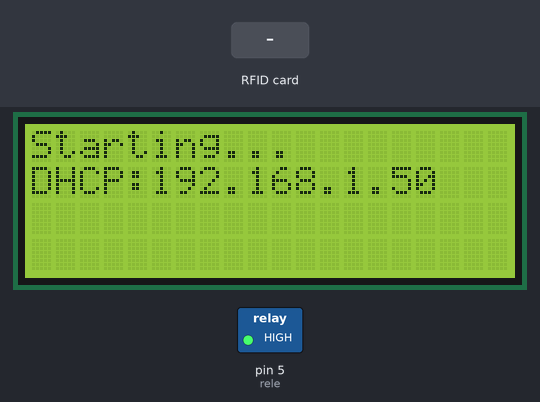
Recording of a sketch running on a simulated Arduino Uno, built with avr-gcc and run on an emulated ATmega328P. Parts: 20×4 character LCD, switched loads named in the sketch (green lamp = pin HIGH). Inputs (shaded band) come from the test bench. WiFi joins after 1.5 s; servers stay silent unless stated; uploads are accepted with an empty reply; pins used as bus, display or sensor lines are not drawn.

Above: at 1.7 s.
At 7.8 s:
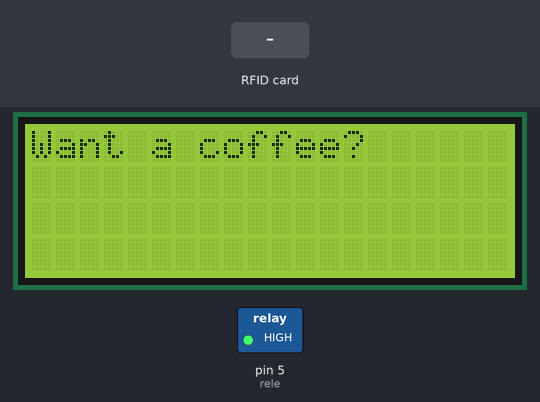
7.9 s: RFID card 5E 7A 19 C4 held to the reader
At 9.0 s:
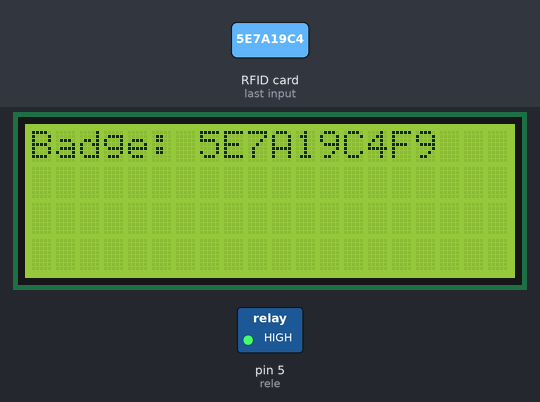
Timing chart, 0 to 10.9 s (numbered marks = the images above; inputs shaded):
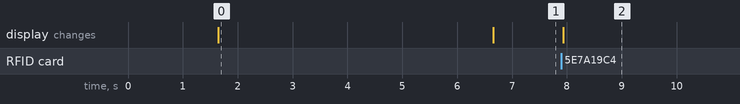

Measured:
- after the input at 7.9 s, the display: changes at once (image 2)
- what the display in image 0 shows lasts 5.1 s, from 1.6 s to 6.7 s

The sketch:

reader.ino
```cpp
/*
Con questo sketch è possibile fare attivare un relè
al passaggio di una tessera magnetica sul lettore RFID usando un server online per la validazione del badge.
Lo script, tramite lo shield ethernet, effettuerà una richiesta al server http://[your-server]/track?card=[ID-card] per ogni badge letto.
Il server dovrà rispondere "RESULT:3" dove il numero indica il numero di accessi rimanenti. Se sarà magggiore di zero verrà abilitato il relè

Autore Pasqui Andrea

PINOUT:

RC522 MODULO    Uno/Nano
SDA             D10
SCK             D13
MOSI            D11
MISO            D12
IRQ             N/A
GND             GND
RST             D9
3.3V            3.3V

Relè al Pin 5
*/

#include <SPI.h>
#include <Ethernet.h>
#include <RFID.h>
#include <Wire.h>
#include <LiquidCrystal_I2C.h>


/* Vengono definiti PIN del RFID reader*/
#define SDA_DIO 7  // Pin 53 per Arduino Mega
#define RESET_DIO 9
#define delayRead 1000 // Tempo
#define delayLed 2000
#define ledVerde 3
#define ledRosso 3
#define rele 5

#define Eth_cs  10
#define SD_cs  4


/* Viene creata una istanza della RFID libreria */
RFID RC522(SDA_DIO, RESET_DIO);
  // inserire tutti i codici esadecimali delle schede magnetiche riconosciute

LiquidCrystal_I2C lcd(0x27,20,4);  // set the LCD address to 0x27 for a 16 chars and 2 line display


int loopStatus = 0;


// Enter a MAC address for your controller below.
// Newer Ethernet shields have a MAC address printed on a sticker on the shield
byte mac[] = { 0xDE, 0xAD, 0xBE, 0xEF, 0xFE, 0xED };

// if you don't want to use DNS (and reduce your sketch size)
// use the numeric IP instead of the name for the server:
//IPAddress server(91,134,164,10);  // numeric IP for Google (no DNS)
IPAddress server(10,0,0,2);  // numeric IP for Google (no DNS)
//char server[] = "coffee.holocron.it";    // name address for Google (using DNS)

// Set the static IP address to use if the DHCP fails to assign
IPAddress ip(10, 0, 0, 101);
IPAddress myDns(10, 0, 0, 1);

// Initialize the Ethernet client library
// with the IP address and port of the server
// that you want to connect to (port 80 is default for HTTP):
EthernetClient client;

// Variables to measure the speed
unsigned long beginMicros, endMicros;
unsigned long byteCount = 0;
bool printWebData = true;  // set to false for better speed measurement


void setup()
{

  lcd.init();

  lcd.backlight();
  lcd.setCursor(0,0);
  lcd.print("Starting...");

  pinMode(Eth_cs,OUTPUT);
  pinMode(SD_cs,OUTPUT);
  pinMode(rele,OUTPUT);

  //Serial.begin(9600);

  digitalWrite( SDA_DIO, HIGH );
  digitalWrite( Eth_cs, HIGH );
  digitalWrite( SD_cs, HIGH );
  digitalWrite( rele , HIGH );

  SPI.begin();

  //Serial.println("Setup RFID");

  enableRFID();

  RC522.init();

  //Serial.println("Setup Ethenet");

  enableETH();

  Ethernet.init(10);


  lcd.setCursor(0,1);
  if (Ethernet.begin(mac) == 0) {

    //Serial.println("Failed to configure Ethernet using DHCP");
    lcd.print("Error DHCP");
    // Check for Ethernet hardware present
    if (Ethernet.hardwareStatus() == EthernetNoHardware) {
      lcd.print("No Ethernet");
      while (true) {
        delay(1); // do nothing, no point running without Ethernet hardware
      }
    }
    if (Ethernet.linkStatus() == LinkOFF) {
      lcd.print("No Ethernet Cable");
    }
    // try to congifure using IP address instead of DHCP:
    Ethernet.begin(mac, ip, myDns);
  } else {
    lcd.print("DHCP:");
    lcd.print(Ethernet.localIP());
  }

  // give the Ethernet shield a second to initialize:
  delay(5000);
  lcd.clear();

  enableRFID();

  loopStatus = 1;

  lcd.setCursor(0,0);
  lcd.print("Want a coffee?");
}

void loop()
{
  /* Temporary loop counter */


  byte i;

  // Se viene letta una tessera
  if (RC522.isCard() && loopStatus == 1)
  {
    // Viene letto il suo codice
    RC522.readCardSerial();
    String codiceLetto ="";

    lcd.clear();
    lcd.print("Badge: ");
    // Viene caricato il codice della tessera, all'interno di una Stringa
    for(i = 0; i <= 4; i++)
    {
      codiceLetto+= String (RC522.serNum[i],HEX);
      codiceLetto.toUpperCase();
    }
    lcd.print(codiceLetto);

    enableETH();

   if (client.connect(server, 80)) {
      //Serial.print("connected to ");
      //Serial.println(client.remoteIP());
      // Make a HTTP request:
      client.print("GET /track?card=");
      client.print(codiceLetto);
      client.println(" HTTP/1.1");
      client.println("Host: your.server.com");
      client.println("Connection: close");
      client.println();
      loopStatus = 2;
    } else {
      // if you didn't get a connection to the server:
       lcd.print("Err Server");
    }

  delay(delayRead);
  }

  if( loopStatus == 2 ){

    int len = client.available();
    if (len > 0) {

        byte responseBuffer[80];
        if (len > 80) len = 80;
        client.read(responseBuffer, len);
        String bufferString;

        for (int k=0; k <= len; k++){ bufferString += (char)responseBuffer[k]; }

        int posInStr = bufferString.indexOf("RESULT:");
        if( posInStr != -1 ){
            String avalableCoffee = bufferString.substring( (posInStr+7) , (posInStr+9) );
            processResult( avalableCoffee.toInt() );
        }
    }

    if (!client.connected()) {
        loopStatus = 1;
        //Serial.println("disconnected");
    }
  }

}


// Questa funzione verifica se il codice Letto è autorizzato
boolean verificaCodice(String codiceLetto, String codiceAutorizzato){
  if(codiceLetto.equals(codiceAutorizzato)){
    return true;
  }else{
    return false;
  }
}


// Questa funzione permette di accendere un LED per un determinato periodo
void accendiLed(int ledPin){
  digitalWrite(ledPin,HIGH);
  delay(delayLed);
  digitalWrite(ledPin,LOW);
}


void enableETH(){

  digitalWrite( SDA_DIO, HIGH );
  digitalWrite( Eth_cs, LOW );
  digitalWrite( SD_cs, HIGH );

}


void enableRFID(){

  digitalWrite( SDA_DIO, LOW );
  digitalWrite( Eth_cs, HIGH );
  digitalWrite( SD_cs, HIGH );

}


void processResult( int coffee ){

    lcd.setCursor(0,1);
    if( coffee > 0 ){
      lcd.print("Ready to go!");
      lcd.setCursor(0,2);
      lcd.print(coffee);
      lcd.print(" access left!");
      digitalWrite( rele , LOW );
      delay(5000);
      digitalWrite( rele , HIGH );
    }else{
       lcd.print("No more access for toady :(");
    }

    delay(2000);

    lcd.clear();
    lcd.setCursor(0,0);
    lcd.print("Access?");
}
```
